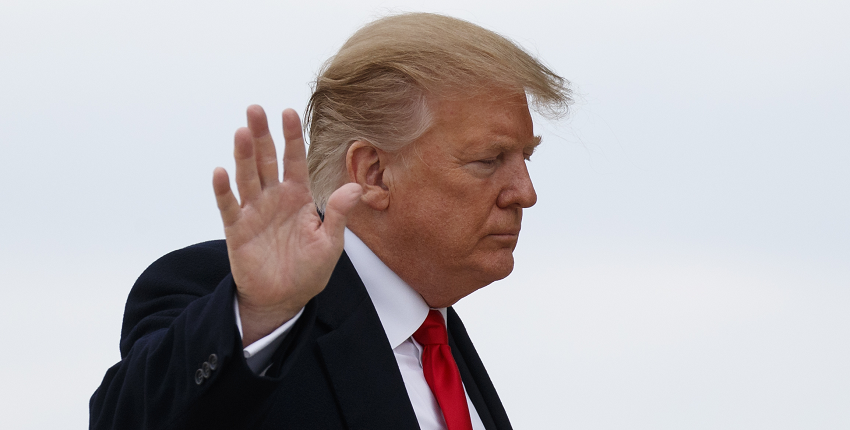
#> input picture trump2.png, 850 x 430 px
$ python grabcut.py
#> lines starting #> are read from the running program, lines starting #| are printed output that depends on the picture
import cv2
import numpy as np
from matplotlib import pyplot as plt

class Grabcut:

    def __init__(self,rect):
        self.rect = rect

    def render(self,image1,image2):

#> called with image1 = 'trump2.png', image2 = 'biden.jpg'
        img1 = cv2.imread(image1)
#> img1 is the input picture: shape (430, 850, 3); mean B, G, R 178.2, 176.2, 181.9

        mask = np.zeros(img1.shape[:2], np.uint8)

        cv2.grabCut(img1,mask,self.rect,np.zeros((1, 65), np.float64),np.zeros((1, 65), np.float64),5,cv2.GC_INIT_WITH_RECT)

        mask2 = np.where((mask==2)|(mask==0), 0, 1)

        img1=img1*mask2[:,:,np.newaxis]
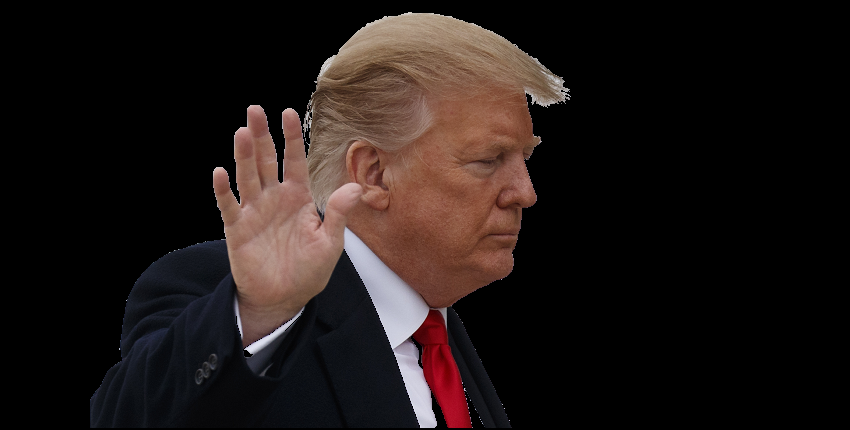
#> img1: shape (430, 850, 3) int64; mean B, G, R 22.3, 24.3, 32.8

        img2 = cv2.imread(image2)
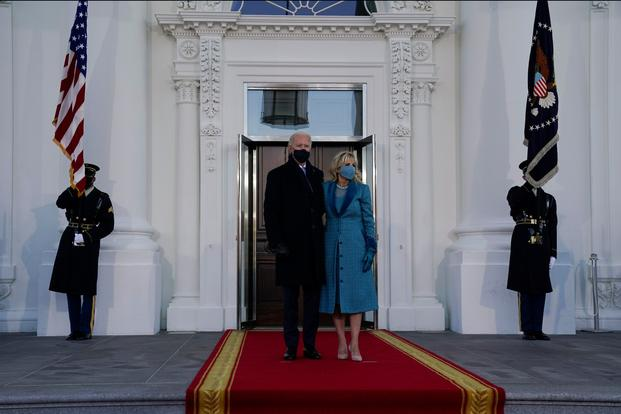
#> input picture biden.jpg, 621 x 414 px
#> img2 is the input picture: shape (414, 621, 3); mean B, G, R 121.3, 112.2, 114.4

        img2 = cv2.resize(img2,(img1.shape[1],img1.shape[0]))
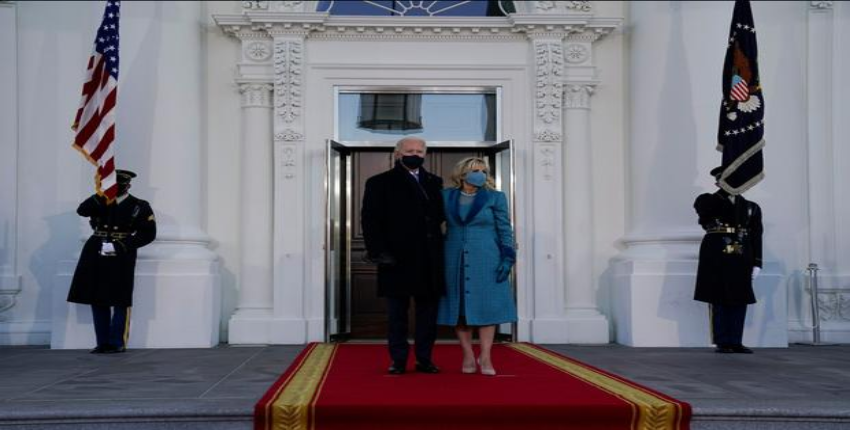
#> img2: shape (430, 850, 3); mean B, G, R 121.2, 112.1, 114.3

        for x in range(img1.shape[0]):
            for y in range(img1.shape[1]):
                for z in range(img1.shape[2]):
                    if (img1[x,y,z]==0):
                        img1[x,y,z]=img2[x,y,z]
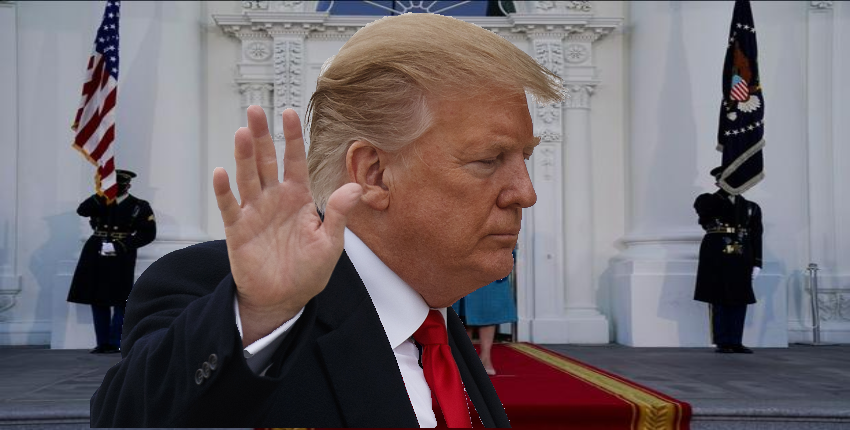
#> img1: shape (430, 850, 3) int64; mean B, G, R 108.3, 103.8, 112.7

        return img1

rect=(84,0,84+428,428)
canvas = Grabcut(rect)
res = canvas.render("trump2.png","biden.jpg")
cv2.imwrite("final.png",res)
